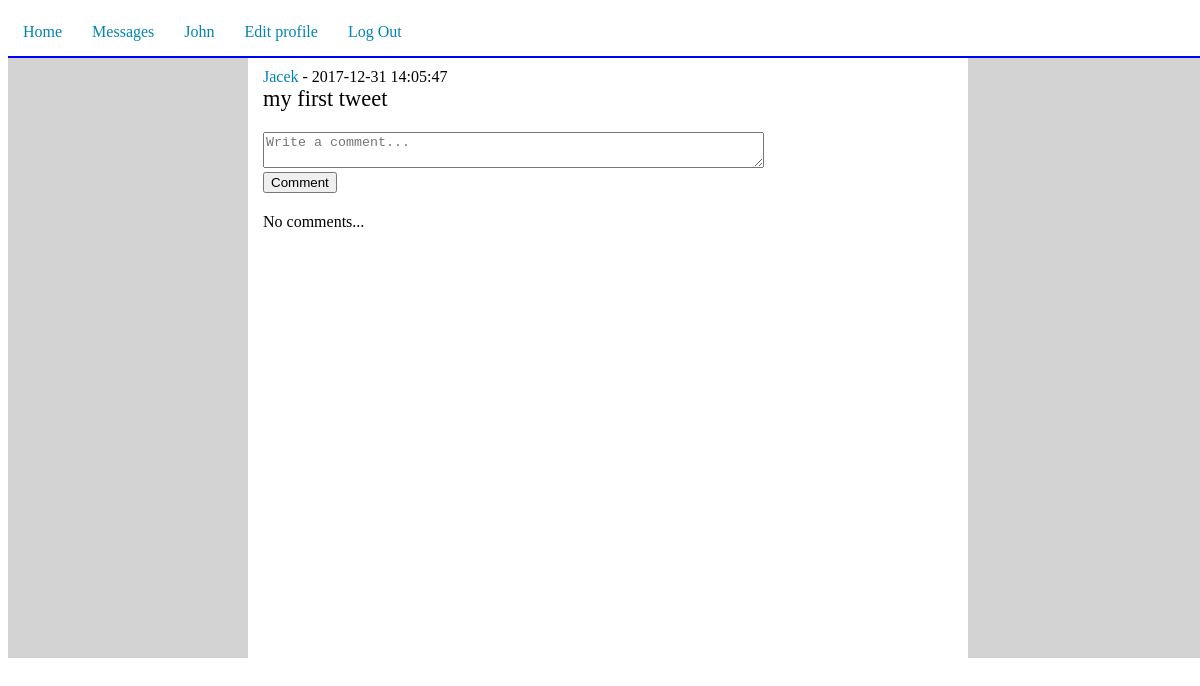
The app's page /web/tweet_page.php?id=4 (signed in) with its own data.
### tables this page shows
CREATE TABLE `users` (
  `id` int(11) NOT NULL,
  `email` varchar(255) NOT NULL,
  `username` varchar(255) NOT NULL,
  `hash_pass` varchar(255) NOT NULL
);

CREATE TABLE `tweets` (
  `id` int(11) NOT NULL,
  `user_id` int(11) DEFAULT NULL,
  `text` varchar(140) DEFAULT NULL,
  `creation_date` datetime DEFAULT NULL
);

### src/User.php (called while the page is built, shortened)
<?php
class User
{
    private $username;
    public function __construct()
    {
        $this->username = '';
    }
    public function getUsername()
    {
        return $this->username;
    }
    static public function loadUserById(PDO $conn, $id)
    {
        $stmt = $conn->prepare('SELECT * FROM Users WHERE id=:id');
        $result = $stmt->execute(['id' => $id]);
        if ($result === true && $stmt->rowCount() > 0) {
            $row = $stmt->fetch(PDO::FETCH_ASSOC);
            $loadedUser = new User();
            $loadedUser->id = $row['id'];
            $loadedUser->username = $row['username'];
            $loadedUser->hashPass = $row['hash_pass'];
            $loadedUser->email = $row['email'];
            return $loadedUser;
        }
        return null;
    }
}

### src/Tweet.php (called while the page is built, shortened)
<?php
class Tweet
{
    private $userId;
    private $text;
    private $creationDate;
    public function __construct()
    {
        $this->userId = '';
        $this->text = '';
        $this->creationDate = '';
    }
    public function getUserId()
    {
        return $this->userId;
    }
    public function getText()
    {
        return $this->text;
    }
    public function getCreationDate()
    {
        return $this->creationDate;
    }
    static public function loadTweetById(PDO $conn, $id)
    {
        $stmt = $conn->prepare('SELECT * FROM Tweets WHERE id=:id');
        $result = $stmt->execute(['id' => $id]);
        if ($result === true && $stmt->rowCount() > 0) {
            $row = $stmt->fetch(PDO::FETCH_ASSOC);
            $loadedTweet = new Tweet();
            $loadedTweet->id = $row['id'];
            $loadedTweet->userId = $row['user_id'];
            $loadedTweet->text = $row['text'];
            $loadedTweet->creationDate = $row['creation_date'];
            return $loadedTweet;
        }
        return null;
    }
}

### src/Comment.php (called while the page is built, shortened)
<?php
class Comment
{
    static public function loadAllCommentsByPostId(PDO $conn, $postId)
    {
        $stmt = $conn->prepare('SELECT * FROM Comments WHERE post_id=:post_id ORDER BY creation_date DESC');
        $result = $stmt->execute(['post_id' => $postId]);
        return null;
    }
}

### web/tweet_page.php (the view, shortened to what this page needs)
<?php
require_once '../src/connection.php';
require_once '../src/User.php';
require_once '../src/Tweet.php';
require_once '../src/Comment.php';
$loggedInUser = User::loadUserById($conn, $_SESSION['user']);
$loggedUserName = $loggedInUser->getUsername();
if (isset($_GET['id'])) {
    $postId = $_GET['id'];
    $tweet = Tweet::loadTweetById($conn, $postId);
    $tweetUserId = $tweet->getUserId();
    $tweetText = $tweet->getText();
    $tweetCreationDate = $tweet->getCreationDate();
    $comments = Comment::loadAllCommentsByPostId($conn, $postId);
    $tweetAuthor = User::loadUserById($conn, $tweetUserId);
    $tweetAuthorName = $tweetAuthor->getUsername();
?>
<!DOCTYPE html>
<html lang="en">
<head>
    <link rel="stylesheet" type="text/css" href="../src/style.css">
</head>
<body>
<div class="container">
    <?php include ('../src/top_bar.php'); ?>
    <div class="content">
        <?php
        echo "<div class='box'>";
        echo "<a href='user_page.php?user_name=$tweetAuthorName'>$tweetAuthorName</a> - $tweetCreationDate<br>";
        echo "<span class='single-tweet'>$tweetText</span><br>";
        echo "</div>";
        ?>
        <div class="comment-form">
            <form action="" method="post" role="form">
                <textarea cols="60" rows="2" id="text" name="text" placeholder="Write a comment..."></textarea>
                <br>
                <input type="submit" value="Comment">
            </form>
        </div>
        <?php
        if ($comments) {
            echo "<div class='box line'><b>Comments</b></div>";
            foreach ($comments as $c) {
                $id = $c->getId();
                $commentAuthor = User::loadUserById($conn, $c->getUserId());
                $commentAuthorName = $commentAuthor->getUsername();
                echo "<div class='box line'>";
                echo "<a href='user_page.php?user_name=$commentAuthorName'>$commentAuthorName</a>";
                echo " - " . $c->getCreationDate() . "<br>";
                echo $c->getText();
                echo "<br></a>";
                echo "</div>";
            }
        } else {
            echo "<div class='box'>No comments...</div>";
        }
        ?>
    </div>
</div>
</body>
</html>
    <?php
} else {
    echo "No data to display";
}

### src/top_bar.php (shortened to what this page needs)
<div class="top-bar">
    <div class="top-div"><a href="../index.php">Home</a></div>
    <div class="top-div"><a href='../web/messages.php'>Messages</a></div>
    <div class="top-div"><a href="../web/user_page.php?user_name=<?=$loggedUserName?>" ><?=$loggedUserName?></a></div>
    <div class="top-div"><a href='../web/user_edit.php'>Edit profile</a></div>
    <div class="top-div"><a href='../web/login.php?action=logout'>Log Out</a></div>
</div>

### src/style.css (style rules this page uses)
body { width: 100%; padding: 0; }
.container { background: lightgray; width: 100%; }
.content { width: 60%; margin: auto; background: white; min-height: 600px; }
.box { color: #000000; display: block; padding: 10px 15px; }
.comment-form { padding: 10px 15px; }
a { text-decoration: none; color: #0084b4; }
.top-bar { background: white; border-bottom: 2px solid blue; }
.top-div { float: left; padding: 15px; }
.single-tweet { font-size: 1.4em; }

### records on screen
users: username "John"
users: username "Jacek"
tweets: creation_date "2017-12-31 14:05:47", text "my first tweet"
